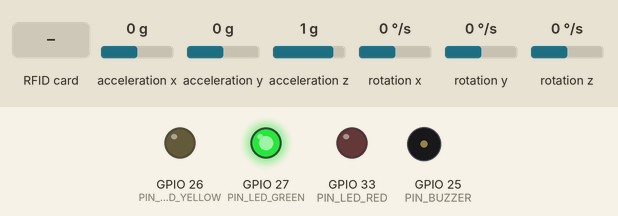
Bench run of a sketch on a simulated ESP32. On the bench: output pins drawn as LEDs (lit = HIGH), buzzer (waves = sounding, pin HIGH). Wiring (inferred from the names in the program): MPU-6050 motion sensor at I2C address 0x68. The inputs (shaded band) are chosen by the test bench; at power-on: acceleration x 0 g, acceleration y 0 g, acceleration z 1 g, rotation x 0 °/s, rotation y 0 °/s, rotation z 0 °/s. WiFi joins after 1.5 s; servers stay silent unless stated; the local clock reads 2024-03-15 10:24:30 at power-on unless the sketch sets it; EEPROM starts erased; no MQTT or app messages arrive unless stated; what the sketch prints to the serial monitor is not drawn.

Above: at 4.8 s.
4.9 s: acceleration x set to -1.4 g
At 6.7 s:
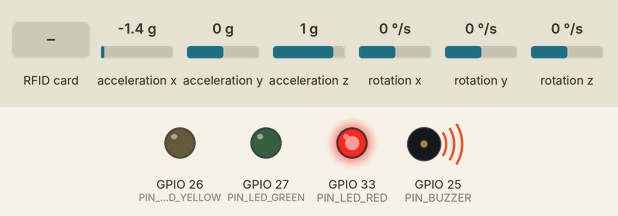
7.2 s: acceleration x set to 0.8 g
At 7.9 s:
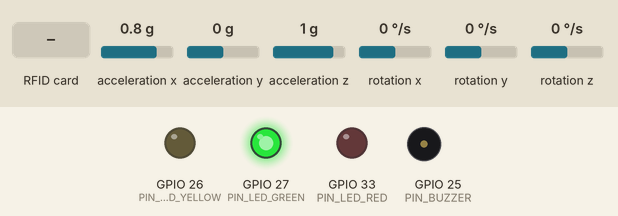
9.0 s: RFID card 5E 7A 19 C4 held to the reader
Timing chart, 0 to 12.0 s (numbered marks = the images above; inputs shaded):
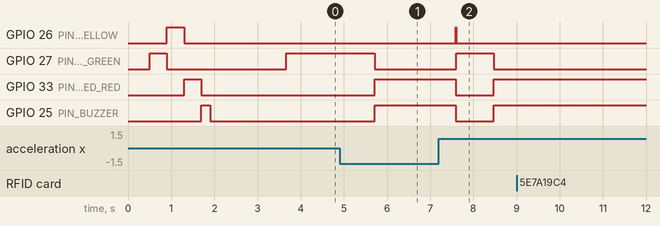

The sketch:

firmware.ino
```cpp
// Rack node: ESP32 + MPU6050 + RC522 + LEDs + buzzer -> MQTT -> ThingsBoard
// Libraries: PubSubClient, MFRC522, ArduinoJson (v7)

#include <Wire.h>
#include <SPI.h>
#include <WiFi.h>
#include <Preferences.h>
#include <PubSubClient.h>
#include <MFRC522.h>
#include <ArduinoJson.h>
#include <time.h>

// Credentials live in secrets.h (copy secrets.example.h)
#include "secrets.h"

const char* FIRMWARE_VERSION = "1.1.0";

const int PIN_SDA = 21;
const int PIN_SCL = 22;
const int PIN_BUZZER = 25;
const int PIN_LED_GREEN = 27;
const int PIN_LED_YELLOW = 26;
const int PIN_LED_RED = 33;
const int PIN_RFID_SS = 5;
const int PIN_RFID_RST = 4;
const int PIN_SCK = 18;
const int PIN_MISO = 19;
const int PIN_MOSI = 23;

// ThingsBoard shared attributes are the source of truth; these are only the fallback
// until the first value arrives (received values are cached in flash).
float tiltWarnDeg = 3.0;
float tiltAlarmDeg = 5.0;
float impactThresholdG = 3.0;
const float HYST_DEG = 0.5;

// Allowed ranges for received thresholds (keep in sync with web/src/app/racks/schemas/thresholds-schema.ts)
const float TILT_MIN_DEG = 1.0;
const float TILT_MAX_DEG = 90.0;
const float TILT_MIN_GAP_DEG = 1.0;
const float IMPACT_MIN_G = 1.5;
const float IMPACT_MAX_G = 4.0;

const float TILT_FILTER_ALPHA = 0.05;
const unsigned long TILT_HOLD_MS = 800;   // tilt must persist this long to raise the level

const bool BUZZER_ACTIVE = true;

const unsigned long SAMPLE_MS = 20;
const unsigned long PUBLISH_MS = 5000;    // ThingsBoard free plan: do not go below 3000 ms
const unsigned long RECONNECT_MS = 5000;
const unsigned long IMPACT_COOLDOWN_MS = 2000;
const unsigned long RFID_POLL_MS = 300;

const uint8_t MPU_ADDR = 0x68;
const uint8_t REG_PWR_MGMT_1 = 0x6B;
const uint8_t REG_ACCEL_CONFIG = 0x1C;
const uint8_t REG_ACCEL_XOUT_H = 0x3B;
const float ACCEL_LSB_PER_G = 8192.0;     // +-4 g range

WiFiClient wifiClient;
PubSubClient mqtt(wifiClient);
MFRC522 rfid(PIN_RFID_SS, PIN_RFID_RST);
Preferences prefs;

float ax = 0, ay = 0, az = 1, tiltX = 0, tiltY = 0, tilt = 0, tempC = 0;
const char* statusText = "ok";
int level = 0;   // 0 = ok, 1 = warning, 2 = alarm
int lastLevel = 0;
String rackUid = "";

// Low-pass filtered acceleration, used only for tilt
float fAx = 0, fAy = 0, fAz = 1;
unsigned long riseSince = 0;

bool buzzerEnabled = true;
bool alarmSilenced = false;   // re-armed when the rack is back to ok

double vibSum = 0;
int vibCount = 0;

unsigned long lastSample = 0, lastPublish = 0, lastReconnect = 0, lastImpact = 0, lastRfid = 0;

// Calibration: the node can be mounted in any orientation. With the rack plumb and the node fixed,
// the gravity direction at rest is stored as "up" and all angles are measured relative to it:
//   tilt = total angle from vertical, tilt_x = front/back, tilt_y = side
const unsigned long CALIB_DURATION_MS = 2000;
const unsigned long CALIB_START_DELAY_MS = 3000;   // time to step away after boot / RFID tap
const unsigned long CALIB_RETRY_MS = 5000;
const float CALIB_MAX_STD_G = 0.04;                // reject if the rack is moving
const float CALIB_MAG_TOL_G = 0.15;                // |a| must be ~1 g
const float CALIB_MIN_HORIZ = 0.3;

float refU[3] = {0, 0, 1};   // up
float refF[3] = {1, 0, 0};   // front
float refS[3] = {0, 1, 0};   // side = U x F
bool calibrated = false;
long long calibTs = 0;       // epoch ms, 0 until NTP syncs
const char* calibStatus = "none";   // none | scheduled | running | ok | failed

bool calibScheduled = false, calibRunning = false, calibRetry = false;
unsigned long calibStartAt = 0, calibWindowStart = 0;
int calibN = 0;
double calibSum[3], calibSumSq[3];

void buzzerOn()  { if (BUZZER_ACTIVE) digitalWrite(PIN_BUZZER, HIGH); else tone(PIN_BUZZER, 2000); }
void buzzerOff() { if (BUZZER_ACTIVE) digitalWrite(PIN_BUZZER, LOW);  else noTone(PIN_BUZZER); }

void setLeds(bool g, bool y, bool r) {
  digitalWrite(PIN_LED_GREEN, g);
  digitalWrite(PIN_LED_YELLOW, y);
  digitalWrite(PIN_LED_RED, r);
}

void actuatorsTest() {
  setLeds(true, false, false);  delay(400);
  setLeds(false, true, false);  delay(400);
  setLeds(false, false, true);  delay(400);
  setLeds(false, false, false);
  buzzerOn(); delay(200); buzzerOff();
}

void mpuWrite(uint8_t reg, uint8_t value) {
  Wire.beginTransmission(MPU_ADDR);
  Wire.write(reg);
  Wire.write(value);
  Wire.endTransmission();
}

bool mpuReadRaw(int16_t *raw) {
  Wire.beginTransmission(MPU_ADDR);
  Wire.write(REG_ACCEL_XOUT_H);
  if (Wire.endTransmission(false) != 0) return false;
  if (Wire.requestFrom(MPU_ADDR, (uint8_t)14) != 14) return false;
  for (int i = 0; i < 7; i++) {
    uint8_t hi = Wire.read();
    uint8_t lo = Wire.read();
    raw[i] = (int16_t)((hi << 8) | lo);
  }
  return true;
}

float dot3(const float* a, const float* b) { return a[0] * b[0] + a[1] * b[1] + a[2] * b[2]; }

void cross3(const float* a, const float* b, float* out) {
  out[0] = a[1] * b[2] - a[2] * b[1];
  out[1] = a[2] * b[0] - a[0] * b[2];
  out[2] = a[0] * b[1] - a[1] * b[0];
}

bool normalize3(float* v) {
  float n = sqrt(dot3(v, v));
  if (n < 1e-6) return false;
  v[0] /= n; v[1] /= n; v[2] /= n;
  return true;
}

bool buildFrame(const float* gravity, float* u, float* f, float* s) {
  for (int i = 0; i < 3; i++) u[i] = gravity[i];
  if (!normalize3(u)) return false;

  // Front = sensor Z axis (board normal) projected on the horizontal plane.
  // If the board lies flat that projection vanishes, so use the X axis instead.
  const float axisZ[3] = {0, 0, 1};
  const float axisX[3] = {1, 0, 0};
  const float* axis = axisZ;
  float d = dot3(axisZ, u);
  if (sqrt(fmax(0.0f, 1.0f - d * d)) < CALIB_MIN_HORIZ) { axis = axisX; d = dot3(axisX, u); }
  for (int i = 0; i < 3; i++) f[i] = axis[i] - d * u[i];
  if (!normalize3(f)) return false;

  cross3(u, f, s);
  return normalize3(s);
}

void saveCalibration() {
  prefs.putFloat("ux", refU[0]); prefs.putFloat("uy", refU[1]); prefs.putFloat("uz", refU[2]);
  prefs.putFloat("fx", refF[0]); prefs.putFloat("fy", refF[1]); prefs.putFloat("fz", refF[2]);
  prefs.putLong64("calib_ts", calibTs);
}

void loadCalibration() {
  if (!prefs.isKey("ux")) return;
  float u[3] = {prefs.getFloat("ux"), prefs.getFloat("uy"), prefs.getFloat("uz")};
  float f[3] = {prefs.getFloat("fx"), prefs.getFloat("fy"), prefs.getFloat("fz")};
  float s[3];
  cross3(u, f, s);
  if (!normalize3(s)) return;
  for (int i = 0; i < 3; i++) { refU[i] = u[i]; refF[i] = f[i]; refS[i] = s[i]; }
  calibTs = prefs.getLong64("calib_ts", 0);
  calibrated = true;
  calibStatus = "ok";
}

long long nowEpochMs() {
  time_t t = time(nullptr);
  return t > 1700000000 ? (long long)t * 1000LL : 0;
}

void publishState() {
  if (!mqtt.connected()) return;
  char payload[200];
  snprintf(payload, sizeof(payload),
           "{\"calibrated\":%s,\"calib_status\":\"%s\",\"calib_ts\":%lld,\"buzzer_enabled\":%s}",
           calibrated ? "true" : "false", calibStatus, calibTs, buzzerEnabled ? "true" : "false");
  bool ok = mqtt.publish("v1/devices/me/attributes", payload);
  Serial.printf("%s %s\n", ok ? "TX" : "TX FAILED", payload);
}

// Returns false if a calibration is already scheduled or running.
// With retry, a rejected calibration (rack moving) is attempted again automatically.
bool startCalibration(unsigned long delayMs, bool retry) {
  if (calibRunning || calibScheduled) return false;
  calibScheduled = true;
  calibRetry = retry;
  calibStartAt = millis() + delayMs;
  calibStatus = "scheduled";
  Serial.printf("Calibration scheduled in %lu ms (keep the rack still and plumb)\n", delayMs);
  publishState();
  return true;
}

void calibAddSample(float x, float y, float z) {
  calibSum[0] += x;  calibSumSq[0] += x * x;
  calibSum[1] += y;  calibSumSq[1] += y * y;
  calibSum[2] += z;  calibSumSq[2] += z * z;
  calibN++;
}

void finishCalibration() {
  calibRunning = false;
  bool success = false;

  if (calibN >= 10) {
    float mean[3];
    double variance = 0;
    for (int i = 0; i < 3; i++) {
      mean[i] = calibSum[i] / calibN;
      variance += calibSumSq[i] / calibN - (double)mean[i] * mean[i];
    }
    float stdG = sqrt(fmax(0.0, variance));
    float mag = sqrt(dot3(mean, mean));
    float u[3], f[3], s[3];

    if (stdG > CALIB_MAX_STD_G) {
      Serial.printf("Calibration rejected: rack moving (std=%.3f g)\n", stdG);
    } else if (fabs(mag - 1.0) > CALIB_MAG_TOL_G) {
      Serial.printf("Calibration rejected: |a|=%.2f g (expected ~1 g)\n", mag);
    } else if (!buildFrame(mean, u, f, s)) {
      Serial.println("Calibration rejected: invalid frame");
    } else {
      for (int i = 0; i < 3; i++) { refU[i] = u[i]; refF[i] = f[i]; refS[i] = s[i]; }
      fAx = mean[0]; fAy = mean[1]; fAz = mean[2];
      riseSince = 0;
      calibrated = true;
      calibTs = nowEpochMs();
      saveCalibration();
      success = true;
      Serial.printf("Calibration OK: up=(%.3f, %.3f, %.3f) front=(%.3f, %.3f, %.3f)\n",
                    u[0], u[1], u[2], f[0], f[1], f[2]);
    }
  } else {
    Serial.println("Calibration rejected: not enough samples");
  }

  calibStatus = success ? "ok" : "failed";
  if (!success && calibRetry) {
    calibScheduled = true;
    calibStartAt = millis() + CALIB_RETRY_MS;
  }
  publishState();

  if (success) { buzzerOn(); delay(120); buzzerOff(); }
}

void connectWifi() {
  Serial.printf("Connecting to WiFi '%s'", WIFI_SSID);
  WiFi.mode(WIFI_STA);
  WiFi.begin(WIFI_SSID, WIFI_PASS);
  unsigned long start = millis();
  while (WiFi.status() != WL_CONNECTED && millis() - start < 15000) {
    delay(500);
    Serial.print(".");
  }
  if (WiFi.status() == WL_CONNECTED) {
    Serial.printf("\nWiFi OK, IP: %s, RSSI: %d dBm\n", WiFi.localIP().toString().c_str(), WiFi.RSSI());
  } else {
    Serial.println("\nWiFi not connected yet (will keep retrying).");
  }
}

void publishRackUid() {
  if (rackUid.length() == 0) return;
  char payload[64];
  snprintf(payload, sizeof(payload), "{\"rack_uid\":\"%s\"}", rackUid.c_str());
  bool ok = mqtt.publish("v1/devices/me/attributes", payload);
  Serial.printf("%s %s\n", ok ? "TX" : "TX FAILED", payload);
}

void publishDeviceInfo() {
  char payload[160];
  snprintf(payload, sizeof(payload),
           "{\"mac\":\"%s\",\"ip\":\"%s\",\"firmware_version\":\"%s\"}",
           WiFi.macAddress().c_str(), WiFi.localIP().toString().c_str(), FIRMWARE_VERSION);
  bool ok = mqtt.publish("v1/devices/me/attributes", payload);
  Serial.printf("%s %s\n", ok ? "TX" : "TX FAILED", payload);
}

void applyThresholds(JsonVariantConst attrs) {
  float warn = attrs["tilt_warn_deg"].is<float>() ? attrs["tilt_warn_deg"].as<float>() : tiltWarnDeg;
  float alarm = attrs["tilt_alarm_deg"].is<float>() ? attrs["tilt_alarm_deg"].as<float>() : tiltAlarmDeg;
  float impact = attrs["impact_g"].is<float>() ? attrs["impact_g"].as<float>() : impactThresholdG;

  bool tiltValid = warn >= TILT_MIN_DEG && alarm <= TILT_MAX_DEG && alarm - warn >= TILT_MIN_GAP_DEG;
  bool impactValid = impact >= IMPACT_MIN_G && impact <= IMPACT_MAX_G;

  if (tiltValid) {
    tiltWarnDeg = warn;
    tiltAlarmDeg = alarm;
    prefs.putFloat("warn", tiltWarnDeg);
    prefs.putFloat("alarm", tiltAlarmDeg);
  }
  if (impactValid) {
    impactThresholdG = impact;
    prefs.putFloat("impact", impactThresholdG);
  }
  if (!tiltValid || !impactValid) Serial.println("Thresholds out of range, ignored");
  Serial.printf("Thresholds: warn=%.1f alarm=%.1f impact=%.1f\n", tiltWarnDeg, tiltAlarmDeg, impactThresholdG);
}

void requestThresholds() {
  bool ok = mqtt.publish("v1/devices/me/attributes/request/1",
                         "{\"sharedKeys\":\"tilt_warn_deg,tilt_alarm_deg,impact_g\"}");
  Serial.println(ok ? "TX thresholds request" : "TX FAILED thresholds request");
}

void onMqttMessage(char* topic, byte* payload, unsigned int length) {
  String t(topic);

  if (t == "v1/devices/me/attributes" || t.startsWith("v1/devices/me/attributes/response/")) {
    JsonDocument attrsDoc;
    if (deserializeJson(attrsDoc, payload, length)) return;
    // The answer to our request wraps the values in "shared"; live updates arrive flat
    JsonVariantConst attrs = attrsDoc.as<JsonVariantConst>();
    if (t != "v1/devices/me/attributes") attrs = attrsDoc["shared"].as<JsonVariantConst>();
    applyThresholds(attrs);
    return;
  }

  const String prefix = "v1/devices/me/rpc/request/";
  if (!t.startsWith(prefix)) return;
  String requestId = t.substring(prefix.length());

  JsonDocument doc;
  if (deserializeJson(doc, payload, length)) return;
  const char* method = doc["method"] | "";
  Serial.printf("RPC %s (id %s)\n", method, requestId.c_str());

  String reply = "{\"ok\":true}";
  if (strcmp(method, "silenceAlarm") == 0) {
    alarmSilenced = true;
    buzzerOff();
  } else if (strcmp(method, "setBuzzer") == 0) {
    buzzerEnabled = doc["params"].as<bool>();
    if (!buzzerEnabled) buzzerOff();
    prefs.putBool("buzz", buzzerEnabled);
    publishState();
  } else if (strcmp(method, "calibrate") == 0) {
    // The result is reported later in the calib_* client attributes
    if (startCalibration(1000, false)) reply = "{\"ok\":true,\"calibrating\":true}";
    else reply = "{\"ok\":false,\"error\":\"calibration in progress\"}";
  } else {
    reply = "{\"ok\":false,\"error\":\"unknown method\"}";
  }

  // Two-way RPC: always answer, or the dashboard reports a timeout
  String respTopic = "v1/devices/me/rpc/response/" + requestId;
  mqtt.publish(respTopic.c_str(), reply.c_str());
}

void connectMqtt() {
  if (WiFi.status() != WL_CONNECTED) return;
  Serial.print("Connecting to ThingsBoard MQTT... ");
  // Client id derived from the MAC so several nodes never kick each other out
  String mac = WiFi.macAddress();
  mac.replace(":", "");
  String clientId = "rack-node-" + mac;
  if (mqtt.connect(clientId.c_str(), TB_TOKEN, NULL)) {
    Serial.println("connected.");
    configTime(0, 0, "pool.ntp.org", "time.google.com");
    mqtt.subscribe("v1/devices/me/rpc/request/+");   // without this, commands never arrive
    mqtt.subscribe("v1/devices/me/attributes");
    mqtt.subscribe("v1/devices/me/attributes/response/+");
    requestThresholds();
    publishDeviceInfo();
    publishRackUid();
    publishState();
  } else {
    Serial.printf("failed, rc=%d\n", mqtt.state());   // rc=5 means wrong token
  }
}

void publishTelemetry() {
  char payload[256];
  snprintf(payload, sizeof(payload),
           "{\"tilt_x\":%.2f,\"tilt_y\":%.2f,\"tilt\":%.2f,\"vib_rms\":%.3f,"
           "\"ax\":%.3f,\"ay\":%.3f,\"az\":%.3f,\"temp_c\":%.1f,"
           "\"status\":\"%s\",\"rssi\":%d}",
           tiltX, tiltY, tilt, vibCount > 0 ? sqrt(vibSum / vibCount) : 0.0,
           ax, ay, az, tempC, statusText, WiFi.RSSI());
  bool ok = mqtt.publish("v1/devices/me/telemetry", payload);
  Serial.printf("%s %s\n", ok ? "TX" : "TX FAILED", payload);
}

void publishImpact(float g) {
  char payload[64];
  snprintf(payload, sizeof(payload), "{\"impact\":true,\"impact_g\":%.2f}", g);
  bool ok = mqtt.publish("v1/devices/me/telemetry", payload);
  Serial.printf("%s %s\n", ok ? "TX" : "TX FAILED", payload);
}

void handleRfid() {
  if (!rfid.PICC_IsNewCardPresent() || !rfid.PICC_ReadCardSerial()) return;

  String uid = "";
  for (byte i = 0; i < rfid.uid.size; i++) {
    if (rfid.uid.uidByte[i] < 0x10) uid += "0";
    uid += String(rfid.uid.uidByte[i], HEX);
  }
  uid.toUpperCase();
  rfid.PICC_HaltA();
  rfid.PCD_StopCrypto1();

  if (uid != rackUid) {
    rackUid = uid;
    prefs.putString("uid", rackUid);
    Serial.printf("Rack assigned: %s\n", rackUid.c_str());
    if (mqtt.connected()) publishRackUid();
    buzzerOn(); delay(120); buzzerOff();
    startCalibration(CALIB_START_DELAY_MS, true);   // new rack: take a new plumb reference
  }
}

void setup() {
  Serial.begin(115200);
  delay(500);
  Serial.println("\n=== Rack node ===");

  pinMode(PIN_BUZZER, OUTPUT);
  pinMode(PIN_LED_GREEN, OUTPUT);
  pinMode(PIN_LED_YELLOW, OUTPUT);
  pinMode(PIN_LED_RED, OUTPUT);
  buzzerOff();
  setLeds(false, false, false);
  actuatorsTest();

  Wire.begin(PIN_SDA, PIN_SCL);
  mpuWrite(REG_PWR_MGMT_1, 0x00);
  delay(100);
  mpuWrite(REG_ACCEL_CONFIG, 0x08);   // +-4 g
  int16_t raw[7];
  Serial.println(mpuReadRaw(raw) ? "MPU read OK" : "MPU read FAILED (check wiring)");

  SPI.begin(PIN_SCK, PIN_MISO, PIN_MOSI, PIN_RFID_SS);
  rfid.PCD_Init();

  prefs.begin("rack", false);
  rackUid = prefs.getString("uid", "");
  Serial.printf("Stored rack_uid: %s\n", rackUid.length() ? rackUid.c_str() : "(none)");

  tiltWarnDeg = prefs.getFloat("warn", tiltWarnDeg);
  tiltAlarmDeg = prefs.getFloat("alarm", tiltAlarmDeg);
  impactThresholdG = prefs.getFloat("impact", impactThresholdG);
  Serial.printf("Cached thresholds: warn=%.1f alarm=%.1f impact=%.1f\n", tiltWarnDeg, tiltAlarmDeg, impactThresholdG);

  buzzerEnabled = prefs.getBool("buzz", true);
  loadCalibration();
  if (calibrated) {
    Serial.println("Calibration loaded from flash");
  } else {
    Serial.println("No calibration stored: calibrating automatically (keep the rack still)");
    startCalibration(CALIB_START_DELAY_MS, true);
  }

  mqtt.setServer(TB_HOST, TB_PORT);
  mqtt.setBufferSize(512);
  mqtt.setSocketTimeout(3);
  mqtt.setCallback(onMqttMessage);

  connectWifi();
  connectMqtt();
}

void loop() {
  unsigned long now = millis();

  if (!mqtt.connected()) {
    if (now - lastReconnect >= RECONNECT_MS) {
      lastReconnect = now;
      connectMqtt();
    }
  } else {
    mqtt.loop();
  }

  if (now - lastRfid >= RFID_POLL_MS) {
    lastRfid = now;
    handleRfid();
  }

  if (now - lastSample >= SAMPLE_MS) {
    lastSample = now;

    int16_t raw[7];
    if (!mpuReadRaw(raw)) return;

    ax = raw[0] / ACCEL_LSB_PER_G;
    ay = raw[1] / ACCEL_LSB_PER_G;
    az = raw[2] / ACCEL_LSB_PER_G;
    tempC = raw[3] / 340.0 + 36.53;

    // Calibration is non-blocking: the loop keeps serving MQTT/RPC while it averages
    if (calibScheduled && !calibRunning && (long)(now - calibStartAt) >= 0) {
      calibScheduled = false;
      calibRunning = true;
      calibWindowStart = now;
      calibN = 0;
      for (int i = 0; i < 3; i++) { calibSum[i] = 0; calibSumSq[i] = 0; }
      calibStatus = "running";
      Serial.println("Calibrating...");
      publishState();
    }
    if (calibRunning) {
      calibAddSample(ax, ay, az);
      if (now - calibWindowStart >= CALIB_DURATION_MS) finishCalibration();
    }

    // Tilt uses low-pass filtered acceleration so short knocks barely move it
    fAx += TILT_FILTER_ALPHA * (ax - fAx);
    fAy += TILT_FILTER_ALPHA * (ay - fAy);
    fAz += TILT_FILTER_ALPHA * (az - fAz);

    float g[3] = {fAx, fAy, fAz};
    if (normalize3(g) && sqrt(fAx * fAx + fAy * fAy + fAz * fAz) > 0.2) {   // skip free fall
      float gu = dot3(g, refU), gf = dot3(g, refF), gs = dot3(g, refS);
      tilt = atan2(sqrt(gf * gf + gs * gs), gu) * 180.0 / PI;
      tiltX = atan2(gf, gu) * 180.0 / PI;
      tiltY = atan2(gs, gu) * 180.0 / PI;
    }

    // Vibration and impacts use the raw (unfiltered) acceleration
    float mag = sqrt(ax * ax + ay * ay + az * az);
    vibSum += (mag - 1.0) * (mag - 1.0);
    vibCount++;

    if (mag >= impactThresholdG && now - lastImpact >= IMPACT_COOLDOWN_MS) {
      lastImpact = now;
      if (mqtt.connected()) publishImpact(mag);
    }

    // Level changes use hysteresis; raising it requires TILT_HOLD_MS of sustained tilt
    int target = level;
    if (target == 2 && tilt < tiltAlarmDeg - HYST_DEG) target = 1;
    if (target == 1 && tilt < tiltWarnDeg - HYST_DEG) target = 0;
    if (target < 2 && tilt >= tiltAlarmDeg) target = 2;
    if (target < 1 && tilt >= tiltWarnDeg) target = 1;

    if (target < level) {
      level = target;
      riseSince = 0;
    } else if (target > level) {
      if (riseSince == 0) riseSince = now;
      if (now - riseSince >= TILT_HOLD_MS) { level = target; riseSince = 0; }
    } else {
      riseSince = 0;
    }
    statusText = (level == 2) ? "alarm" : (level == 1) ? "warning" : "ok";

    // Publish right away on status changes so the dashboard and alarms react without waiting
    if (level != lastLevel) {
      lastLevel = level;
      if (mqtt.connected()) publishTelemetry();
    }

    if (level == 0) alarmSilenced = false;

    // Traffic-light logic, works without network (offline = blinking yellow)
    bool blinkOn = (now / 500) % 2;
    if (level == 2) {
      setLeds(false, false, true);
      if (buzzerEnabled && !alarmSilenced) buzzerOn(); else buzzerOff();
    } else {
      buzzerOff();
      if (!mqtt.connected()) setLeds(false, blinkOn, false);
      else if (level == 1) setLeds(false, true, false);
      else setLeds(true, false, false);
    }
  }

  if (now - lastPublish >= PUBLISH_MS) {
    lastPublish = now;
    if (mqtt.connected()) publishTelemetry();
    vibSum = 0;
    vibCount = 0;
  }
}
```

Source omitted: secrets.example.h (520 bytes)

Measured:
- after the input at 4.9 s, GPIO 27 (PIN_LED_GREEN): HIGH → LOW after 0.81 s; GPIO 33 (PIN_LED_RED): LOW → HIGH after 0.81 s; GPIO 25 (PIN_BUZZER): LOW → HIGH after 0.81 s instead of 2.2 s
- after the input at 7.2 s, GPIO 26 (PIN_LED_YELLOW): LOW → HIGH after 0.39 s, → LOW 0.02 s later; GPIO 27 (PIN_LED_GREEN): LOW → HIGH after 0.41 s, → LOW 0.86 s later; GPIO 33 (PIN_LED_RED), GPIO 25 (PIN_BUZZER): HIGH → LOW after 0.39 s, → HIGH 0.88 s later
